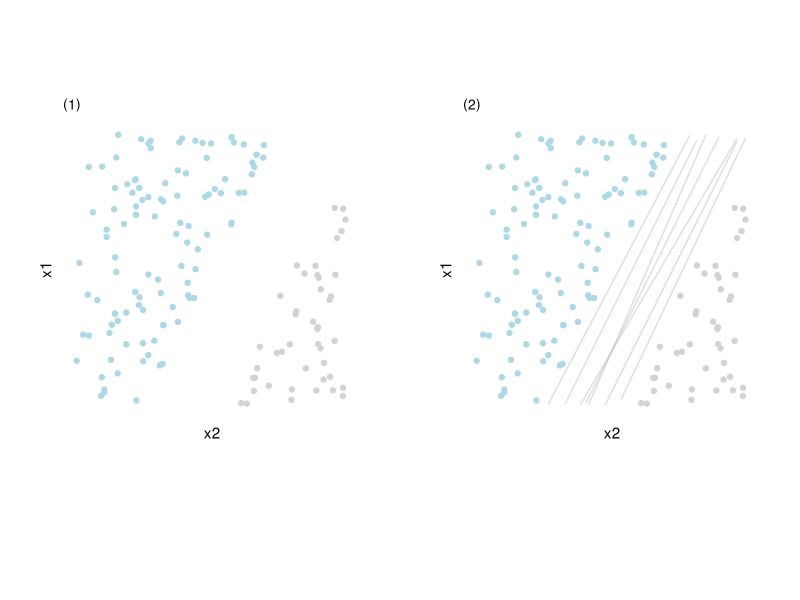
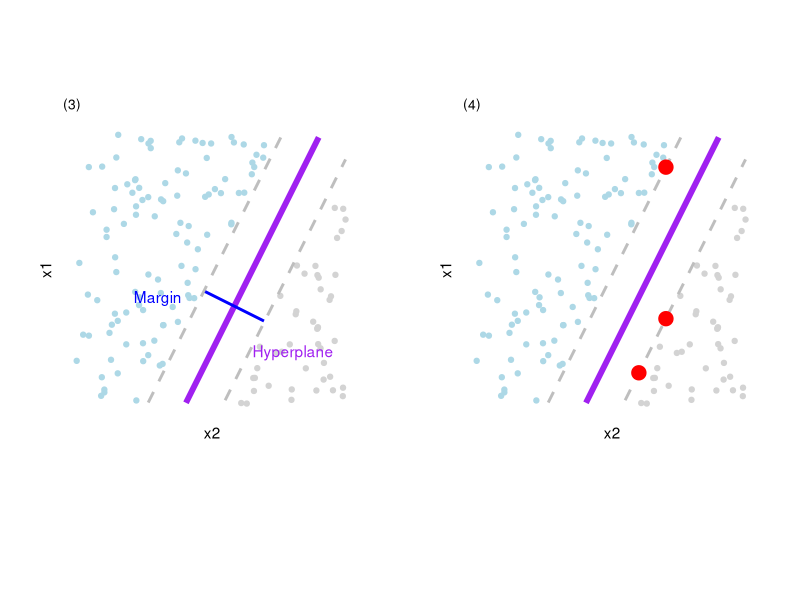

Write the R code that produced these figures, in order.
## ---- chunk 1
#Margin Example
margin_size <- 0.3
set.seed(123)
df <- data.frame(x = runif(200),
                 y = runif(200),
                 supports = NA)

#Set up margin supports
  supports <- data.frame( x = c(0.6, 0.7, 0.7), y = NA, supports = NA)
  supports$supports[1:2] <- -1.08 + 2*supports$x[1:2]
  supports$supports[3] <- -.52 + 2*supports$x[3]
  
df <- rbind(df,
            supports)
  
  
#Best boundary
  df$z <- -0.8 + df$x*2 
  df$perp <- 0.6578033 + df$x*-0.5
  df$perp[df$x >= 0.6951213] <- NA
  df$perp[df$x <= 0.4711213] <- NA
  
#Cut out
  df <- df[which((df$y > df$z + margin_size | df$y < df$z - margin_size | !is.na(df$supports))), ]
  df$group <- "Side A"
  df$group[df$y < df$z - margin_size] <- "Side B"
  df$cols <- "blue"
  df$cols[df$group == "Side B"] <- "green"
  
  
#Alternative boundaries
  df$z1 <- -1.1 + df$x*2.1
  df$z2 <- -0.5 + df$x*1.9
  df$z3 <- -0.95 + df$x*2  
  df$z4 <- -0.65 + df$x*2  
  df$z5 <- -0.95 + df$x*2.3
  df$z6 <- -0.65 + df$x*1.7
  
  df$margin2 <- -1.08 + df$x*2
  df$margin1 <- -.52 + df$x*2
  
  df <- df[order(df$perp),]
  
#Plot
library(ggplot2)

base <- ggplot(df, aes(group=factor(group))) + 
    geom_point(aes(x = x, y = y,  colour = factor(group)))  +
    ylim(0,1) + xlim(0,1) + 
    ylab("x1") + xlab("x2") +
    ggtitle("(1)") + scale_colour_manual(values=c("lightblue", "lightgrey")) +
  coord_fixed(ratio = 1) +
    theme(plot.title = element_text(size = 10), 
          axis.line=element_blank(),
          axis.text.x=element_blank(),
          axis.text.y=element_blank(),axis.ticks=element_blank(),
          legend.position="none",
          panel.background=element_blank(),panel.border=element_blank(),
          panel.grid.major=element_blank(),
          panel.grid.minor=element_blank(),plot.background=element_blank(),
        plot.margin=unit(c(-0.5,1,1,1), "cm"))
  
options1 <- ggplot(df) + 
  geom_point(aes(x = x, y = y, colour = df$cols)) +
  geom_line(aes(x = x, y = z), alpha = 0.5, colour = "grey") + 
  geom_line(aes(x = x, y = z1), alpha = 0.5, colour = "grey") + 
  geom_line(aes(x = x, y = z2), alpha = 0.5, colour = "grey") + 
  geom_line(aes(x = x, y = z3), alpha = 0.5, colour = "grey") + 
  geom_line(aes(x = x, y = z4), alpha = 0.5, colour = "grey") + 
  geom_line(aes(x = x, y = z5), alpha = 0.5, colour = "grey") + 
  geom_line(aes(x = x, y = z6), alpha = 0.5, colour = "grey") + 
  ylim(0,1) + xlim(0,1) +
  ggtitle("(2)") +  scale_colour_manual(values=c("lightblue", "lightgrey")) +
  coord_fixed(ratio = 1) + 
  ylab("x1") + xlab("x2") +
  theme(plot.title = element_text(size = 10), 
        axis.line=element_blank(),
        axis.text.x=element_blank(),
        axis.text.y=element_blank(),axis.ticks=element_blank(),
        legend.position="none",
        panel.background=element_blank(),panel.border=element_blank(),
        panel.grid.major=element_blank(),
        panel.grid.minor=element_blank(),plot.background=element_blank(),
        plot.margin=unit(c(-0.5,1,1,1), "cm"))


optimal <- ggplot(df) + 
  geom_point(aes(x = x, y = y, colour = df$cols)) +
  geom_line(aes(x = x, y = z), size = 2, colour = "purple") + 
  geom_line(aes(x = x, y = margin1), size = 1, linetype="dashed", colour = "grey") + 
  geom_line(aes(x = x, y = margin2), size = 1, linetype="dashed", colour = "grey") + 
  geom_line(aes(x = x, y = perp), size = 1, colour = "blue") + 
  ylim(0,1) + xlim(0,1) + 
  ylab("x1") + xlab("x2") +
  ggtitle("(3)") +  scale_colour_manual(values=c("lightblue", "lightgrey")) +
  coord_fixed(ratio = 1) +
  theme(plot.title = element_text(size = 10), 
        axis.line=element_blank(),
        axis.text.x=element_blank(),
        axis.text.y=element_blank(),axis.ticks=element_blank(),
        legend.position="none",
        panel.background=element_blank(),panel.border=element_blank(),
        panel.grid.major=element_blank(),
        panel.grid.minor=element_blank(),plot.background=element_blank(),
        plot.margin=unit(c(-0.5,1,1,1), "cm")) + 
  annotate("text", x = .3, y = .4, label = "Margin", colour = "blue") + 
  annotate("text", x = .8, y = .2, label = "Hyperplane", colour = "purple") 

  
supports <- ggplot(df) + 
  geom_point(aes(x = x, y = y, colour = df$cols)) +
  geom_line(aes(x = x, y = z), size = 2, colour = "purple") + 
  geom_line(aes(x = x, y = margin1), size = 1, linetype="dashed", colour = "grey") + 
  geom_line(aes(x = x, y = margin2), size = 1, linetype="dashed", colour = "grey") +
  geom_point(aes(x = x, y = supports, colour = "red", size=0.7)) +
  ylim(0,1) + xlim(0,1) + 
  ylab("x1") + xlab("x2") +
  ggtitle("(4)") +  scale_colour_manual(values=c("lightblue", "lightgrey", "red")) +
  coord_fixed(ratio = 1) +theme_bw() +
  theme(plot.title = element_text(size = 10), 
        axis.line=element_blank(),
        axis.text.x=element_blank(),
        axis.text.y=element_blank(),axis.ticks=element_blank(),
        legend.position="none",
        panel.background=element_blank(),panel.border=element_blank(),
        panel.grid.major=element_blank(),
        panel.grid.minor=element_blank(),plot.background=element_blank(),
        plot.margin=unit(c(-0.5,1,1,1), "cm")) 

library(gridExtra)
grid.arrange(base, options1, ncol = 2)
## ---- chunk 2
grid.arrange(optimal, supports, ncol = 2)
## ---- chunk 3
#
## ---- chunk 4
#
## ---- chunk 5
#
## ---- chunk 6
#
